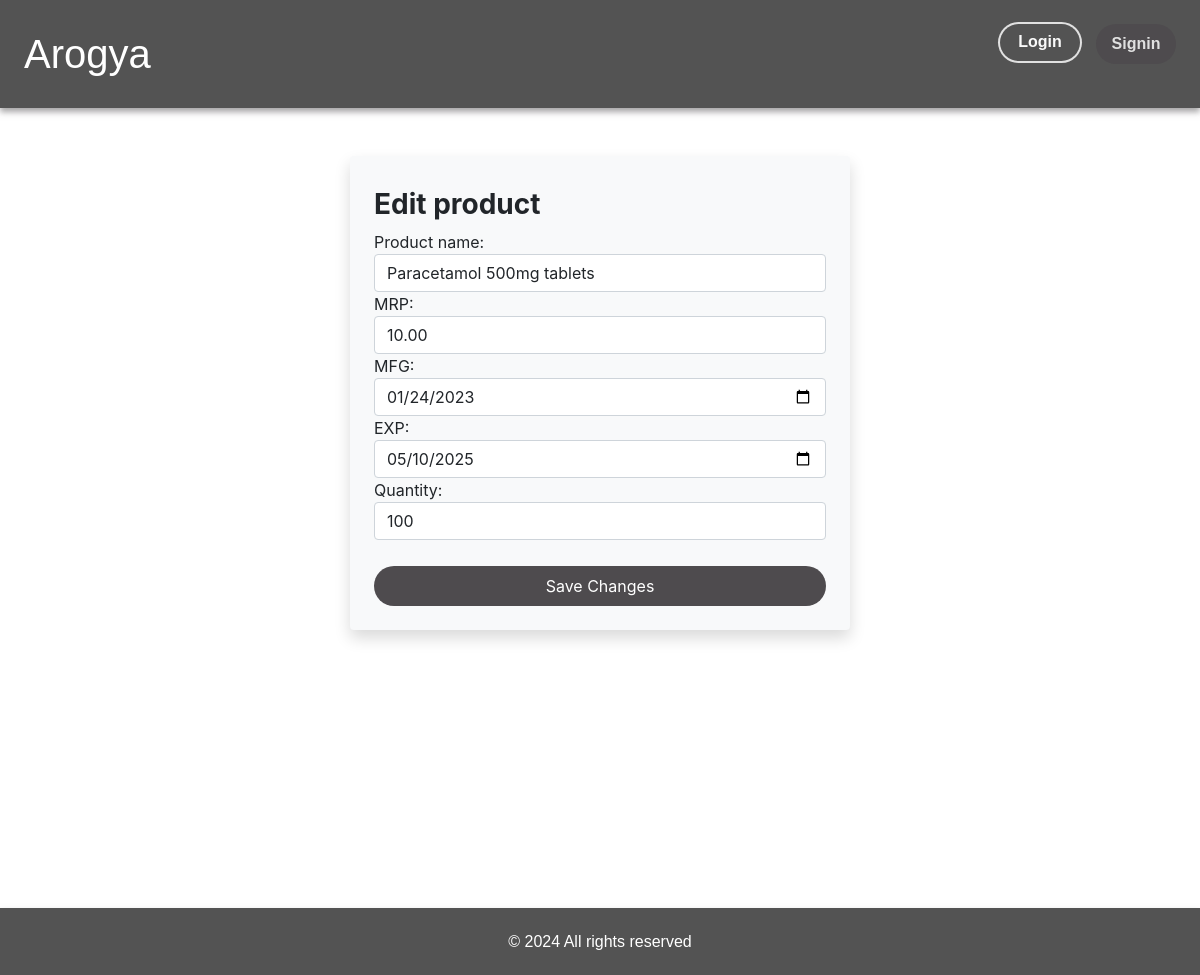
/store/edit_product/1, run on the app's committed database.
### store/models.py (models this page shows, shortened)
class Product(models.Model):
    product_id = models.AutoField(primary_key=True)
    product_name = models.CharField(max_length=100)
    mrp = models.DecimalField(max_digits=10, decimal_places=2)
    mfg = models.DateField(auto_now=False, auto_now_add=False)
    exp = models.DateField(auto_now=False, auto_now_add=False)
    qty = models.IntegerField(default=0)
    created_at = models.DateTimeField(auto_now_add=True)

### store/views.py (the view, shortened to what this page needs)
# urls.py: path('edit_product/<int:product_id>', views.edit_product, name="edit_product"),
def edit_product(request, product_id):
    product = get_object_or_404(Product, product_id=product_id)
    return render(request, 'store/edit_product.html', {'product': product})

### store/Templates/store/edit_product.html (shortened to what this page needs)
{% extends "store/base.html" %}
{% block content %}
<div class="d-flex justify-content-center align-items-start min-vh-100 pt-5">
    <form class="form bg-light p-4 rounded shadow" method="post" action="{% url 'edit_product' product.product_id %}" style="width: 500px;">
        <div class="form-group mb-3">
            <h2 class="fs-3 py-2 fw-bold">Edit product</h2>
            <label for="product_name">Product name:</label>
            <input type="text" id="product_name" name="product_name" value="{{ product.product_name }}" required class="form-control">
            <label for="mrp">MRP:</label>
            <input type="number" id="mrp" name="mrp" value="{{ product.mrp }}" required class="form-control" step="0.01" min="0">
            <label for="mfg">MFG:</label>
            <input type="date" id="mfg" name="mfg" value="{{ product.mfg|date:'Y-m-d' }}" required class="form-control">
            <label for="exp">EXP:</label>
            <input type="date" id="exp" name="exp" value="{{ product.exp|date:'Y-m-d' }}" required class="form-control">
            <label for="qty">Quantity:</label>
            <input type="number" id="qty" name="qty" value="{{ product.qty }}" required class="form-control">
        </div>
        <button class="btn btn-primary w-100" type="submit">Save Changes</button>
    </form>
</div>
{% endblock %}

### data on the page
Product: product_name "Paracetamol 500mg tablets", mrp "10.00", mfg "01/24/2023", exp "05/10/2025", qty "100"
